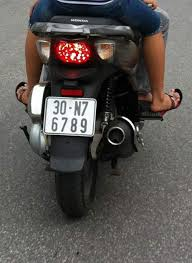
#> input picture PlatesDetection/images/Xe2.png, 192 x 263 px, found by its file name
$ python motorPlatesDetection.py
#> lines starting #> are read from the running program, lines starting #| are printed output that depends on the picture; after the words box and inside, x2 and y2 are one past the last pixel; in counts of white or black regions, pixels touching at a corner belong together
#> further down, img is the input picture: shape (263, 192, 3); mean B, G, R 82, 84.8, 89.2
#> `original = cv2.resize(img, (600, 800))`:
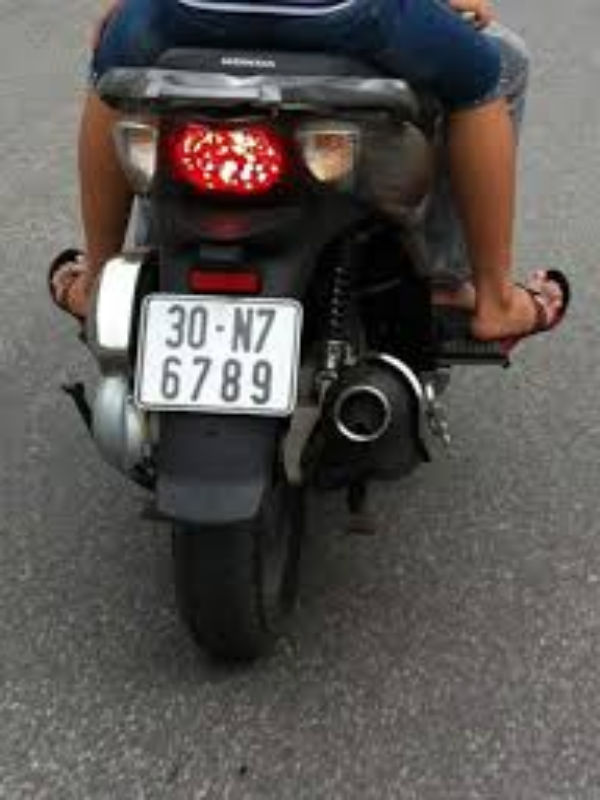
#> original: shape (800, 600, 3); mean B, G, R 81.9, 84.7, 89.1
import cv2
import numpy as np
import pytesseract

pytesseract.pytesseract.tesseract_cmd = r"Tesseract-OCR\\tesseract.exe"


def tienXuLy(image, MaTranKhuNhieu):
    image = cv2.resize(image, (600, 800))
    image = cv2.cvtColor(image, cv2.COLOR_BGR2GRAY)
    image = cv2.erode(image, MaTranKhuNhieu)
    image = cv2.threshold(image, 175, 255, cv2.THRESH_BINARY)[1]
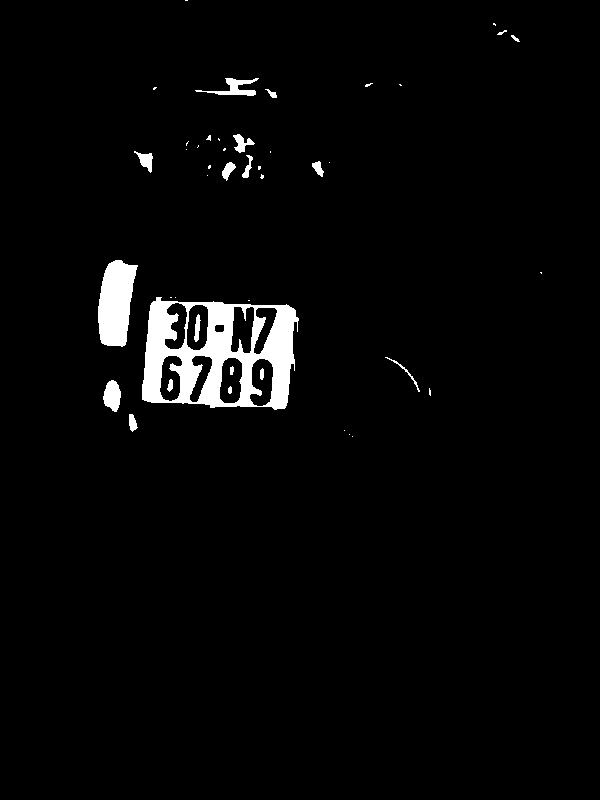
#> image: shape (800, 600); 3% white; 44 white regions (25 under 20 px), largest, box (x1, y1, x2, y2) and area: (142, 297, 299, 410) 9426, (98, 260, 138, 347) 2514, (195, 78, 259, 96) 421
    # cv2.imshow("Thresh.png", image)
    image = cv2.Canny(image, 240, 255)
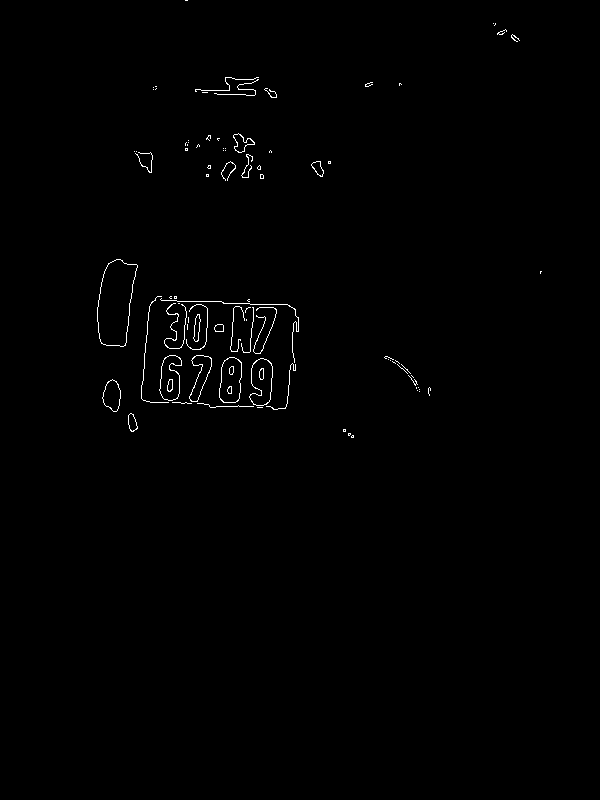
#> image: shape (800, 600); 0.61% white in thin lines or dots, all inside (x1, y1, x2, y2) = (97, 0, 542, 438)
    # cv2.imshow("Canny.png", image)
    image = cv2.dilate(image, MaTranKhuNhieu, iterations=3)
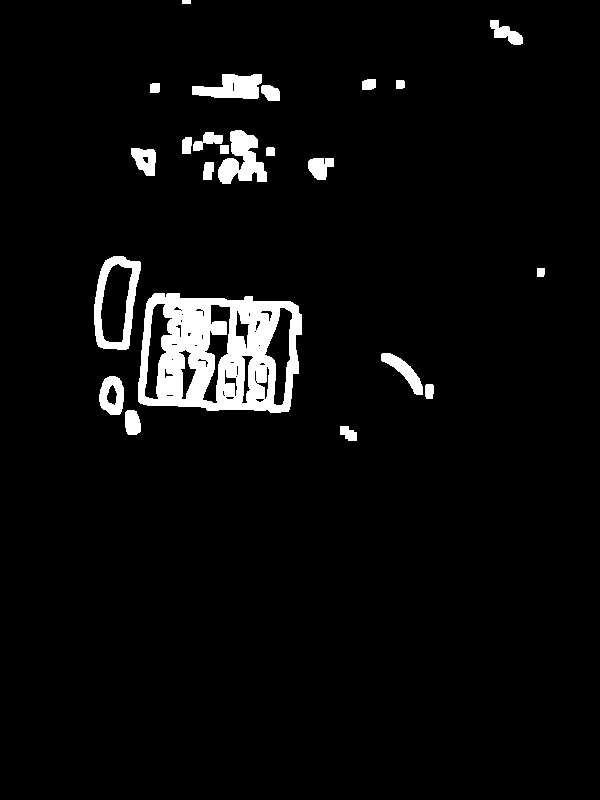
#> image: shape (800, 600); 4.5% white; 23 white regions
    cv2.imshow("Dilation.png", image)
    return image


def xacDinhBienSo(image):
    cnts, _ = cv2.findContours(image, cv2.RETR_EXTERNAL, cv2.CHAIN_APPROX_SIMPLE)
#> cnts = 23 contours; largest, box (x1, y1, x2, y2) and area: (138, 293, 302, 413) 16888, (94, 256, 141, 350) 3308, (218, 130, 267, 184) 1398, (192, 74, 262, 99) 1097, (99, 376, 124, 415) 744
    for c in cnts:
        [x, y, w, h] = cv2.boundingRect(c)
        peri = cv2.arcLength(c, True)
        approx = cv2.approxPolyDP(c, 0.05 * peri, True)

        if len(approx) == 4 and 25000 > cv2.contourArea(c) > 5000 and 2.5*h >= w >= 0.5*h:
            img_crop1 = original[y:y + int(h/2), x + 5:x + w]
            img_crop2 = original[y + int(h/2):y + h, x + 5:x + w]

            nuatren = cv2.cvtColor(img_crop1, cv2.COLOR_BGR2GRAY)
            nuatren = cv2.threshold(nuatren, 160, 255, cv2.THRESH_BINARY)[1]
            plate = pytesseract.image_to_string(nuatren, lang="eng", config="--psm 7")
            plate = ''.join(e for e in plate if e.isalnum())
            print(plate)

            nuaduoi = cv2.cvtColor(img_crop2, cv2.COLOR_BGR2GRAY)
            nuaduoi = cv2.threshold(nuaduoi, 180, 255, cv2.THRESH_BINARY)[1]
            plate = pytesseract.image_to_string(nuaduoi, lang="eng", config="--psm 7")
            plate = ''.join(e for e in plate if e.isalnum())
            print(plate)

            img_crop = original[y:y + h, x:x + w]
            img_crop = cv2.cvtColor(img_crop, cv2.COLOR_BGR2GRAY)
            img_crop = cv2.threshold(img_crop, 180, 255, cv2.THRESH_BINARY)[1]
            cv2.imshow("Crop", img_crop)
            cv2.rectangle(original, (x, y), (x + w, y + h), (127, 255, 127), 3)
#> this loop made 6 passes
#> (x, y, w, h, peri, approx) on passes 1, 3, 4, 5, 6: (340, 426, 17, 15, 57.66, [[340, 426], [340, 434], [356, 440], [356, 432]]), (425, 384, 9, 15, 41.66, [[426, 384], [425, 396], [432, 398], [433, 385]]), (99, 376, 25, 39, 108.2, [[109, 376], [100, 405], [119, 414], [123, 387]]), (381, 353, 42, 42, 133, [[382, 353], [422, 394], [410, 366]]), (138, 293, 164, 120, 557.8, [[148, 299], [140, 403], [288, 411], [297, 305]])
#> (x, y, w, h, peri) on pass 2: (125, 410, 16, 25, 70.38)
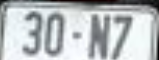
#> img_crop1: shape (60, 159, 3); mean B, G, R 191.8, 190, 185.3
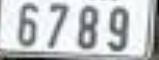
#> img_crop2: shape (60, 159, 3); mean B, G, R 197.4, 195.7, 192.5
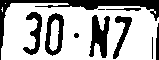
#> nuatren: shape (60, 159); 69.2% white; 10 black regions (1 under 20 px), largest, box (x1, y1, x2, y2) and area: (0, 0, 159, 60) 1183, (89, 15, 110, 58) 523, (45, 13, 64, 56) 408


img = cv2.imread("TestCase/Xe2.png")
original = cv2.resize(img, (600, 800))
MaTranKhuNhieu = np.ones((3, 3))
img = tienXuLy(img, MaTranKhuNhieu)
xacDinhBienSo(img)
#> (the call stopped at in xacDinhBienSo, `plate = pytesseract.image_to_string(nuatren, lang="eng", config="--psm..`: pytesseract is not available in this run)
cv2.imshow("Detection", original)
cv2.waitKey(0)

$ run again, with PlatesDetection/images/Xe1.png copied over PlatesDetection/images/Xe2.png
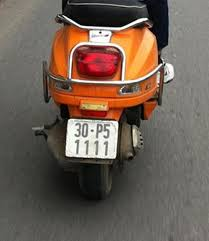
#> input picture PlatesDetection/images/Xe1.png, 209 x 241 px, found by its file name
#> img is the input picture: shape (241, 209, 3); mean B, G, R 84.5, 95.3, 110.5
#> in tienXuLy, `image = cv2.dilate(image, MaTranKhuNhieu, iterations=3)`:
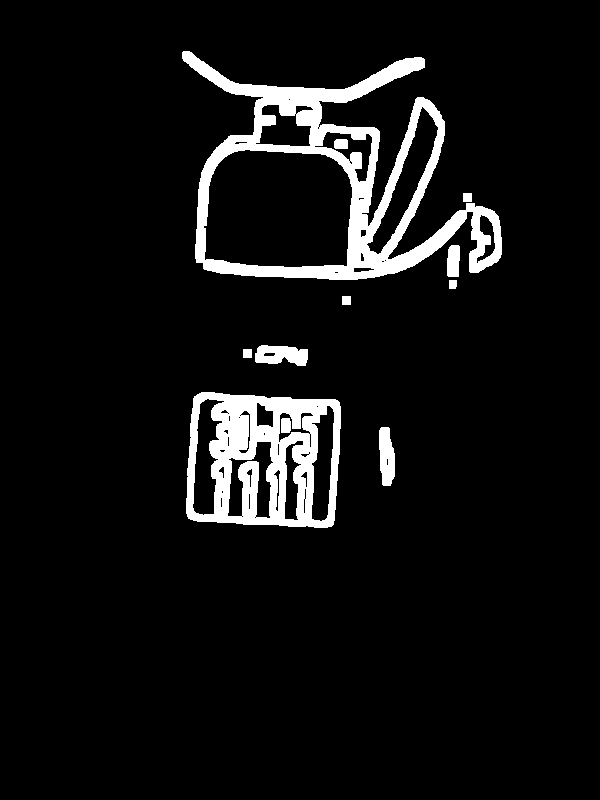
#> image: shape (800, 600); 6.9% white; 11 white regions
#> cnts = 9 contours; largest, box (x1, y1, x2, y2) and area: (182, 51, 502, 280) 38791, (186, 392, 341, 528) 18941, (255, 345, 308, 366) 783, (379, 427, 395, 486) 690, (447, 245, 460, 277) 338
#> the loop in xacDinhBienSo, `for c in cnts:` made 2 passes
#> (x, y, w, h, peri, approx) on passes 1 to 2: (379, 427, 16, 59, 136.6, [[381, 427], [382, 484], [390, 485], [394, 453]]), (186, 392, 155, 136, 555.5, [[194, 396], [188, 518], [333, 524], [337, 400]])
#> pass 2, in xacDinhBienSo, `nuatren = cv2.threshold(nuatren, 160, 255, cv2.THRESH_BINARY)[1]`:
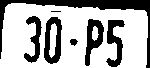
#> nuatren: shape (68, 150); 69.4% white; 7 black regions (1 under 20 px), largest, box (x1, y1, x2, y2) and area: (0, 0, 150, 68) 1334, (44, 17, 62, 64) 502, (85, 19, 104, 66) 442, (106, 20, 125, 67) 436, (24, 16, 42, 63) 357, (70, 39, 78, 46) 39

$ run again, with PlatesDetection/images/Test1.png copied over PlatesDetection/images/Xe2.png
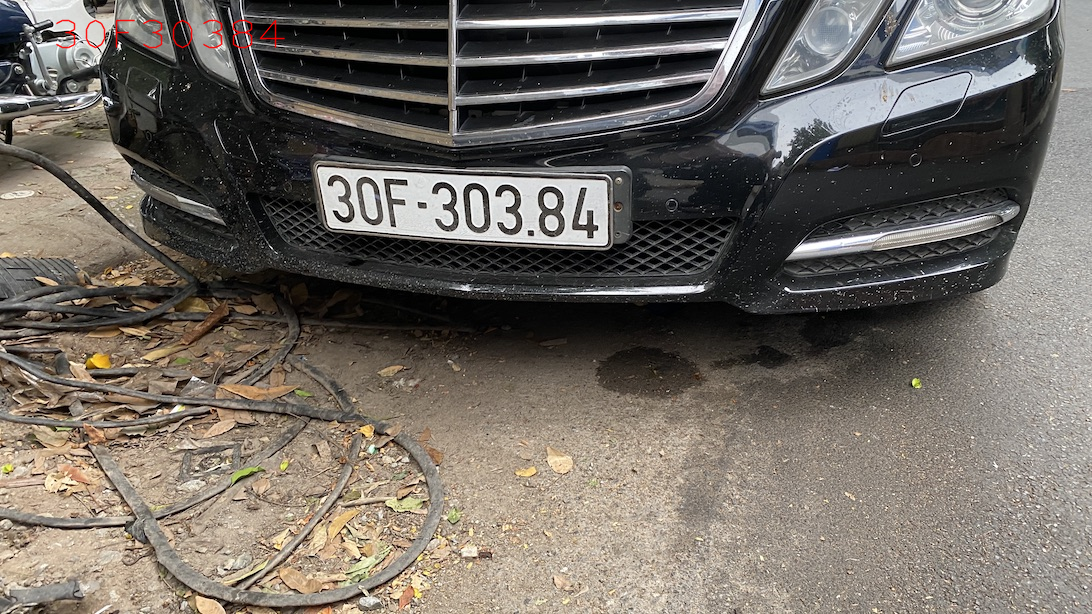
#> input picture PlatesDetection/images/Test1.png, 1092 x 614 px, found by its file name
#> img is the input picture: shape (614, 1092, 3); mean B, G, R 99.1, 106.3, 112.8
#> in tienXuLy, `image = cv2.dilate(image, MaTranKhuNhieu, iterations=3)`:
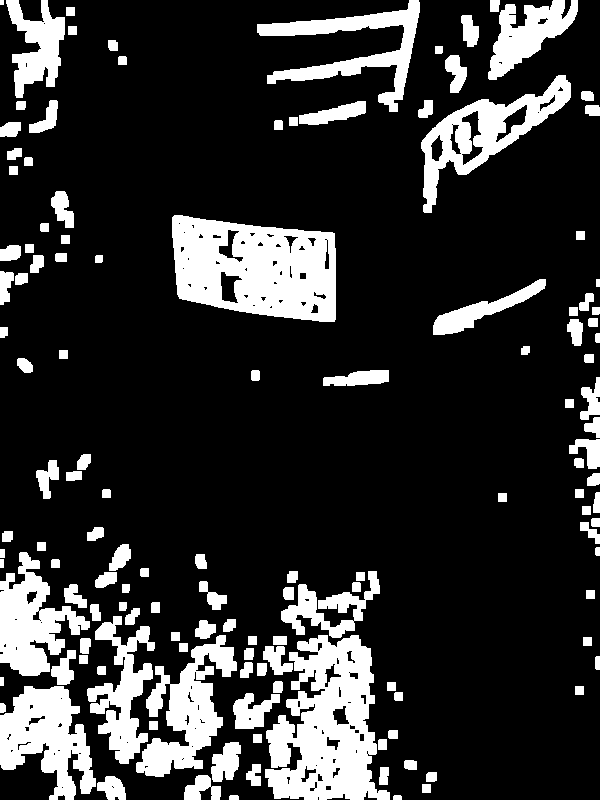
#> image: shape (800, 600); 19.1% white; 134 white regions
#> cnts = 134 contours, 1 with area under 20; largest, box (x1, y1, x2, y2) and area: (172, 215, 336, 322) 13907, (265, 635, 390, 800) 13083, (421, 75, 571, 213) 6882, (0, 686, 96, 800) 6233, (136, 635, 237, 777) 5866
#> the loop in xacDinhBienSo, `for c in cnts:` made 36 passes
#> (x, y, w, h, peri, approx) on passes 1, 2, 3, 4, 6, 7: (393, 795, 9, 5, 22.83, [[393, 796], [393, 799], [401, 799], [400, 795]]), (229, 795, 10, 5, 24.83, [[229, 796], [229, 799], [238, 799], [237, 795]]), (422, 784, 9, 9, 32, [[422, 784], [422, 792], [430, 792], [430, 784]]), (97, 776, 29, 24, 97.46, [[97, 783], [108, 799], [125, 799], [114, 776]]), (426, 772, 11, 10, 36.24, [[426, 774], [426, 781], [436, 780], [436, 772]]), (379, 767, 10, 18, 52.24, [[380, 767], [379, 784], [387, 784], [388, 767]])
#> after the loop in xacDinhBienSo, `for c in cnts:`:
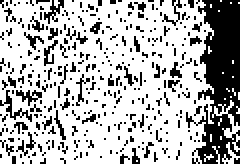
#> nuatren: shape (82, 120) (shown 2 times larger); 70.9% white; 342 black regions (327 under 20 px), largest, box (x1, y1, x2, y2) and area: (93, 0, 120, 82) 1256, (0, 45, 16, 61) 58, (22, 0, 32, 12) 47
